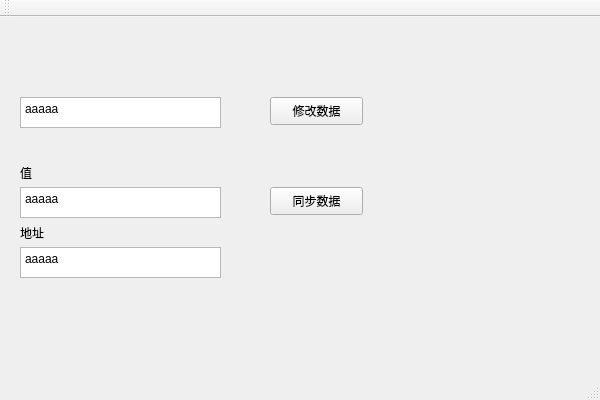
<?xml version="1.0" encoding="UTF-8"?>
<ui version="4.0">
 <class>ui_QtWidgetsApp</class>
 <widget class="QMainWindow" name="ui_QtWidgetsApp">
  <property name="geometry">
   <rect>
    <x>0</x>
    <y>0</y>
    <width>600</width>
    <height>400</height>
   </rect>
  </property>
  <property name="windowTitle">
   <string>测试</string>
  </property>
  <widget class="QWidget" name="centralWidget">
   <widget class="QPushButton" name="sync_Button">
    <property name="geometry">
     <rect>
      <x>270</x>
      <y>170</y>
      <width>93</width>
      <height>28</height>
     </rect>
    </property>
    <property name="text">
     <string>同步数据</string>
    </property>
   </widget>
   <widget class="QTextEdit" name="valueEdit">
    <property name="geometry">
     <rect>
      <x>20</x>
      <y>170</y>
      <width>201</width>
      <height>31</height>
     </rect>
    </property>
    <property name="html">
     <string>&lt;!DOCTYPE HTML PUBLIC &quot;-//W3C//DTD HTML 4.0//EN&quot; &quot;http://www.w3.org/TR/REC-html40/strict.dtd&quot;&gt;
&lt;html&gt;&lt;head&gt;&lt;meta name=&quot;qrichtext&quot; content=&quot;1&quot; /&gt;&lt;style type=&quot;text/css&quot;&gt;
p, li { white-space: pre-wrap; }
&lt;/style&gt;&lt;/head&gt;&lt;body style=&quot; font-family:'SimSun'; font-size:9pt; font-weight:400; font-style:normal;&quot;&gt;
&lt;p style=&quot; margin-top:0px; margin-bottom:0px; margin-left:0px; margin-right:0px; -qt-block-indent:0; text-indent:0px;&quot;&gt;aaaaa&lt;/p&gt;&lt;/body&gt;&lt;/html&gt;</string>
    </property>
   </widget>
   <widget class="QLabel" name="label">
    <property name="geometry">
     <rect>
      <x>20</x>
      <y>150</y>
      <width>54</width>
      <height>12</height>
     </rect>
    </property>
    <property name="text">
     <string>值</string>
    </property>
   </widget>
   <widget class="QTextEdit" name="addressEdit">
    <property name="geometry">
     <rect>
      <x>20</x>
      <y>230</y>
      <width>201</width>
      <height>31</height>
     </rect>
    </property>
    <property name="html">
     <string>&lt;!DOCTYPE HTML PUBLIC &quot;-//W3C//DTD HTML 4.0//EN&quot; &quot;http://www.w3.org/TR/REC-html40/strict.dtd&quot;&gt;
&lt;html&gt;&lt;head&gt;&lt;meta name=&quot;qrichtext&quot; content=&quot;1&quot; /&gt;&lt;style type=&quot;text/css&quot;&gt;
p, li { white-space: pre-wrap; }
&lt;/style&gt;&lt;/head&gt;&lt;body style=&quot; font-family:'SimSun'; font-size:9pt; font-weight:400; font-style:normal;&quot;&gt;
&lt;p style=&quot; margin-top:0px; margin-bottom:0px; margin-left:0px; margin-right:0px; -qt-block-indent:0; text-indent:0px;&quot;&gt;aaaaa&lt;/p&gt;&lt;/body&gt;&lt;/html&gt;</string>
    </property>
   </widget>
   <widget class="QLabel" name="label_2">
    <property name="geometry">
     <rect>
      <x>20</x>
      <y>210</y>
      <width>54</width>
      <height>12</height>
     </rect>
    </property>
    <property name="text">
     <string>地址</string>
    </property>
   </widget>
   <widget class="QTextEdit" name="newvalueEdit">
    <property name="geometry">
     <rect>
      <x>20</x>
      <y>80</y>
      <width>201</width>
      <height>31</height>
     </rect>
    </property>
    <property name="html">
     <string>&lt;!DOCTYPE HTML PUBLIC &quot;-//W3C//DTD HTML 4.0//EN&quot; &quot;http://www.w3.org/TR/REC-html40/strict.dtd&quot;&gt;
&lt;html&gt;&lt;head&gt;&lt;meta name=&quot;qrichtext&quot; content=&quot;1&quot; /&gt;&lt;style type=&quot;text/css&quot;&gt;
p, li { white-space: pre-wrap; }
&lt;/style&gt;&lt;/head&gt;&lt;body style=&quot; font-family:'SimSun'; font-size:9pt; font-weight:400; font-style:normal;&quot;&gt;
&lt;p style=&quot; margin-top:0px; margin-bottom:0px; margin-left:0px; margin-right:0px; -qt-block-indent:0; text-indent:0px;&quot;&gt;aaaaa&lt;/p&gt;&lt;/body&gt;&lt;/html&gt;</string>
    </property>
   </widget>
   <widget class="QPushButton" name="change_Button">
    <property name="geometry">
     <rect>
      <x>270</x>
      <y>80</y>
      <width>93</width>
      <height>28</height>
     </rect>
    </property>
    <property name="text">
     <string>修改数据</string>
    </property>
   </widget>
  </widget>
  <widget class="QMenuBar" name="menuBar">
   <property name="geometry">
    <rect>
     <x>0</x>
     <y>0</y>
     <width>600</width>
     <height>23</height>
    </rect>
   </property>
  </widget>
  <widget class="QToolBar" name="mainToolBar">
   <attribute name="toolBarArea">
    <enum>TopToolBarArea</enum>
   </attribute>
   <attribute name="toolBarBreak">
    <bool>false</bool>
   </attribute>
  </widget>
  <widget class="QStatusBar" name="statusBar"/>
 </widget>
 <layoutdefault spacing="6" margin="11"/>
 <resources>
  <include location="QtWidgetsApp.qrc"/>
 </resources>
 <connections/>
</ui>
